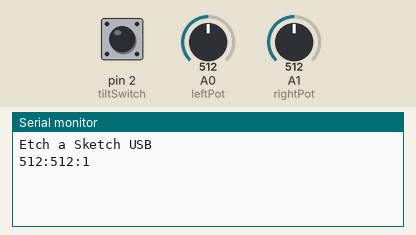
The sketch below on a simulated Arduino Uno, built with avr-gcc and run on an emulated ATmega328P. Parts: the last lines printed to the serial monitor. Inputs (shaded band) come from the test bench; at power-on: A0 (leftPot) = 512, A1 (rightPot) = 512, pin 2 (tiltSwitch) HIGH.

Above: at 1.2 s.
1.3 s: A0 (leftPot) set to 716
At 2.5 s:
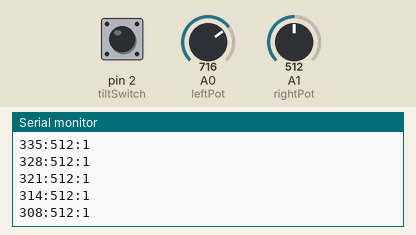
2.8 s: A1 (rightPot) set to 716
At 4.0 s:
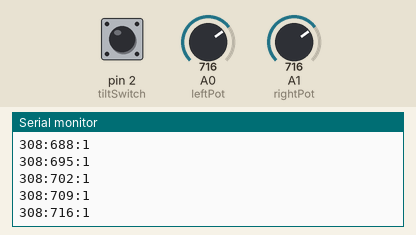
4.3 s: pin 2 (tiltSwitch) pulled LOW for 0.15 s
At 5.6 s:
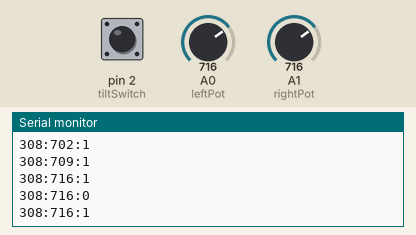
5.9 s: A0 (leftPot) set to 900
At 7.1 s:
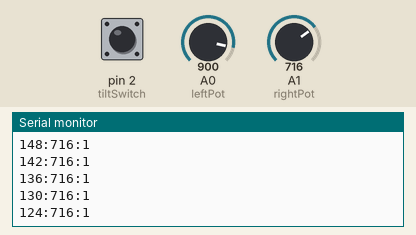
7.4 s: pin 2 (tiltSwitch) pulled LOW for 1 s
At 9.3 s:
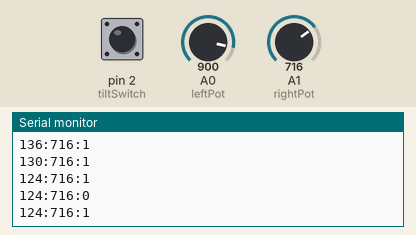
9.9 s: A1 (rightPot) set to 900
At 10.7 s:
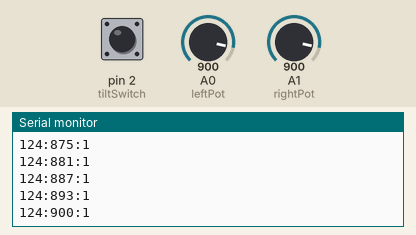
Timing chart, 0 to 12.4 s (numbered marks = the images above; inputs shaded):
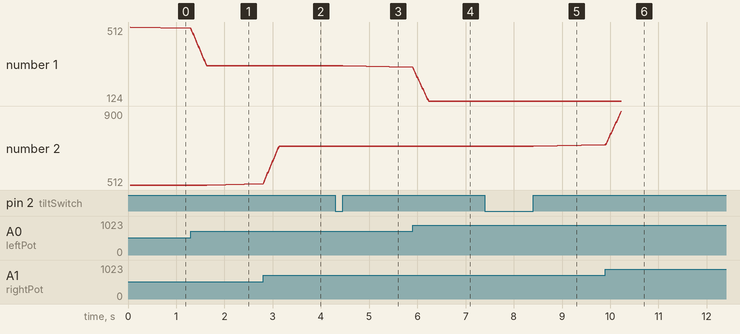

The sketch:

ArduinoSketch_EtchASketch.ino
```cpp
/*
  Etch a Sketch USB
  Baptiste DELPHIN - 2021
  https://github.com/bdelphin/EtchASketch
*/

// Pin mapping
const int leftPot = A0;    // Analog input pin that the left potentiometer is attached to
const int rightPot = A1;   // Analog input pin that the right potentiometer is attached to
const int tiltSwitch = 2;

// Define the number of samples to keep track of. The higher the number, the
// more the readings will be smoothed, but the slower the output will respond to
// the input. Using a constant rather than a normal variable lets us use this
// value to determine the size of the readings array.
// All credit for this potentiometer smoothing method goes to Arduino.cc :
// https://www.arduino.cc/en/Tutorial/BuiltInExamples/Smoothing
const int numReadings = 30;
int readIndex = 0;                  // the index of the current reading

int leftReadings[numReadings];      // the readings from the analog input
int leftTotal = 0;                  // the running total
int leftAverage = 0;                // the average

int rightReadings[numReadings];      // the readings from the analog input
int rightTotal = 0;                  // the running total
int rightAverage = 0;                // the average

int leftValue = 0;                   // value read from the left pot
int rightValue = 0;                  // value read from the right pot
int switchStatus = HIGH;             // switch status (HIGH by default)

int lastLeftValue = -10;             // last value read from the left pot
int lastRightValue = -10;            // last value read from the right pot
int lastSwitchStatus = HIGH;         // last switch status

// while this boolean is true, no reading will actually be sent
// (needed to avoid sending garbage data to the software)
bool warmupAverageReadings = true;

void setup() {
  // initialize serial communications at 9600 bps:
  Serial.begin(9600);

  delay(5);
  Serial.println("Etch a Sketch USB");

  //configure pin 2 as an input and enable the internal pull-up resistor
  pinMode(2, INPUT_PULLUP);

  // initialize all the readings to 0:
  for (int thisReading = 0; thisReading < numReadings; thisReading++) {
    leftReadings[thisReading] = 0;
    rightReadings[thisReading] = 0;
  }
}

void loop() {

  // subtract the last reading:
  leftTotal = leftTotal - leftReadings[readIndex];
  rightTotal = rightTotal - rightReadings[readIndex];

  // read from the sensor:
  leftReadings[readIndex] = map(analogRead(leftPot), 0, 1024, 1024, 0);
  rightReadings[readIndex] = analogRead(rightPot);

  // add the reading to the total:
  leftTotal = leftTotal + leftReadings[readIndex];
  rightTotal = rightTotal + rightReadings[readIndex];

  // advance to the next position in the array:
  readIndex = readIndex + 1;

  // if we're at the end of the array...
  if (readIndex >= numReadings) {
    // ...wrap around to the beginning:
    readIndex = 0;

    // the average system has warmed up, we can begin to send data
    warmupAverageReadings = false;
  }

  // calculate the average:
  leftAverage = leftTotal / numReadings;
  rightAverage = rightTotal / numReadings;

  // read switch status
  switchStatus = digitalRead(tiltSwitch);

  // if the average system is warmed up, we can send data
  if(!warmupAverageReadings) {

    // only if current values are different than last sent ones,
    // to avoid spamming the serial port
    if(leftAverage != lastLeftValue || rightAverage != lastRightValue || switchStatus != lastSwitchStatus) {
        // update last recorded values
        lastLeftValue = leftAverage;
        lastRightValue = rightAverage;
        lastSwitchStatus = switchStatus;

        // actually send to computer through serial port
        // syntax is left:right:switch
        Serial.print(leftAverage);
        Serial.print(":");
        Serial.print(rightAverage);
        Serial.print(":");
        Serial.println(switchStatus);
      }
  }

  delay(1); // delay in between reads for stability
}
```

Measured:
- after the input at 1.3 s, the serial monitor: prints a new line at once (image 1)
- after the input at 2.8 s, the serial monitor: prints a new line at once (image 2)
- after the input at 4.3 s, the serial monitor: prints a new line at once (image 3)
- after the input at 5.9 s, the serial monitor: prints a new line at once (image 4)
- after the input at 7.4 s, the serial monitor: prints a new line at once (image 5)
- after the input at 9.9 s, the serial monitor: prints a new line at once (image 6)
- plotted number 1: 512 → 308 after the input at 1.3 s, 308 → 124 after the input at 5.9 s
- plotted number 2: 512 → 716 after the input at 2.8 s, 716 → 900 after the input at 9.9 s
